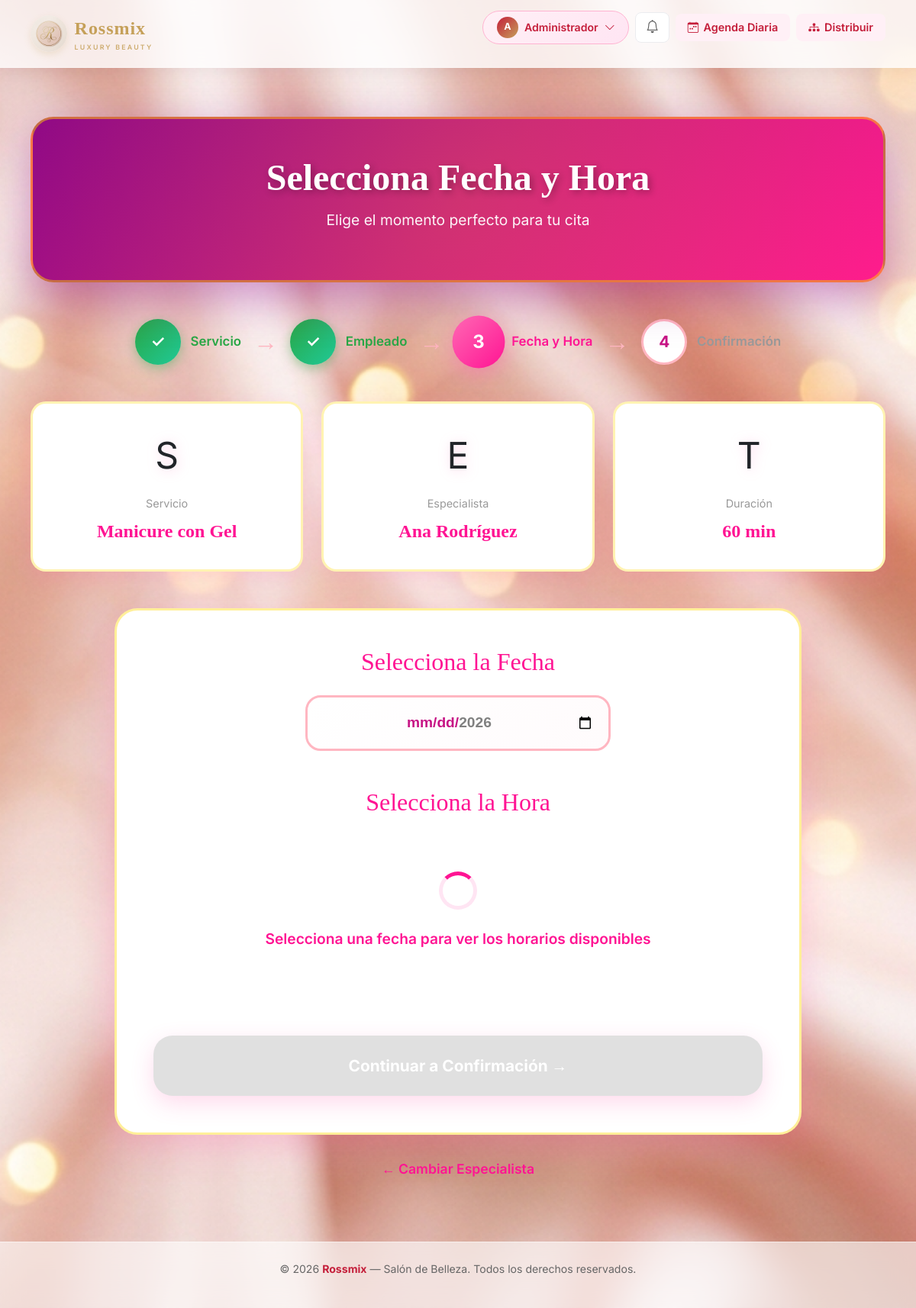
The page /citas/agendar/paso3/2/2 (signed in) on the database its author committed.
### app/models/servicio.py (models this page shows, shortened)
class Servicio(db.Model):
    __tablename__ = 'servicios'
    id_servicio = db.Column(db.Integer, primary_key=True)
    nombre_servicio = db.Column(db.String(100), nullable=False)
    descripcion = db.Column(db.Text)
    precio_total = db.Column(db.Numeric(10, 2), nullable=False)
    duracion_minutos = db.Column(db.Integer, nullable=False)
    activo = db.Column(db.Boolean, default=True)
    citas = db.relationship('Cita', backref='servicio', lazy=True)
    empleados = db.relationship('Empleado', secondary='empleado_servicios', backref='servicios')

### app/models/empleado.py (models this page shows, shortened)
class Empleado(db.Model):
    __tablename__ = 'empleados'
    id_empleado = db.Column(db.Integer, primary_key=True)
    nombre = db.Column(db.String(100), nullable=False)
    especialidad = db.Column(db.String(100))
    activo = db.Column(db.Boolean, default=True)
    fecha_registro = db.Column(db.DateTime, default=datetime.now)
    horarios = db.relationship('HorarioEmpleado', backref='empleado', lazy=True, cascade='all, delete-orphan')
    citas = db.relationship('Cita', backref='empleado', lazy=True)

### app/views/citas.py (the view)
@citas_bp.route('/citas/agendar/paso3/<int:id_servicio>/<int:id_empleado>')
def agendar_paso3(id_servicio, id_empleado):
    if 'usuario_id' not in session:
        flash('Debes iniciar sesión para agendar una cita', 'error')
        return redirect(url_for('auth.login'))
    servicio = db.get_or_404(Servicio, id_servicio)
    empleado = db.get_or_404(Empleado, id_empleado) if id_empleado > 0 else None
    hoy = datetime.now().strftime('%Y-%m-%d')
    max_fecha = (datetime.now() + timedelta(days=90)).strftime('%Y-%m-%d')
    form = SeleccionarHorarioForm(
        id_servicio=servicio.id_servicio,
        id_empleado=empleado.id_empleado if empleado else 0
    )
    return render_template('citas/paso3_fecha_hora.html',
                           servicio=servicio,
                           empleado=empleado,
                           hoy=hoy,
                           max_fecha=max_fecha,
                           form=form)

### app/forms/citas.py
class SeleccionarHorarioForm(FlaskForm):
    id_servicio = HiddenField(validators=[DataRequired()])
    id_empleado = HiddenField(validators=[DataRequired()])
    fecha = HiddenField(validators=[DataRequired()], render_kw={'id': 'fecha-hidden'})
    hora = HiddenField(validators=[DataRequired()], render_kw={'id': 'hora-hidden'})
    submit = SubmitField('Continuar a Confirmación →')

### app/templates/citas/paso3_fecha_hora.html (shortened to what this page needs)
{% extends 'base.html' %}
{% block content %}
<div class="citas-hero">
    <h1>Selecciona Fecha y Hora</h1>
    <p>Elige el momento perfecto para tu cita</p>
</div>
<div class="steps-indicator">
    <div class="step-item step-completed">
        <div class="step-circle">✓</div>
        <div class="step-label">Servicio</div>
    </div>
    <div class="step-arrow">→</div>
    <div class="step-item step-completed">
        <div class="step-circle">✓</div>
        <div class="step-label">Empleado</div>
    </div>
    <div class="step-arrow">→</div>
    <div class="step-item step-active">
        <div class="step-circle">3</div>
        <div class="step-label">Fecha y Hora</div>
    </div>
    <div class="step-arrow">→</div>
    <div class="step-item step-inactive">
        <div class="step-circle">4</div>
        <div class="step-label">Confirmación</div>
    </div>
</div>
<div class="selection-summary">
    <div class="summary-card">
        <div class="summary-icon">S</div>
        <div class="summary-label">Servicio</div>
        <div class="summary-value">{{ servicio.nombre_servicio }}</div>
    </div>
    <div class="summary-card">
        <div class="summary-icon">E</div>
        <div class="summary-label">Especialista</div>
        <div class="summary-value">{{ empleado.nombre if empleado else 'Asignación Automática' }}</div>
    </div>
    <div class="summary-card">
        <div class="summary-icon">T</div>
        <div class="summary-label">Duración</div>
        <div class="summary-value">{{ servicio.duracion_minutos }} min</div>
    </div>
</div>
<div class="datetime-container">
    <div class="date-selector">
        <h3>Selecciona la Fecha</h3>
        <div class="date-input-wrapper">
            <input type="date"
                   id="fecha-cita"
                   min="{{ hoy }}"
                   max="{{ max_fecha }}"
                   required>
        </div>
    </div>
    <div class="time-selector">
        <h3>Selecciona la Hora</h3>
        <div id="horarios-container">
            <div class="loading">
                <div class="loading-spinner"></div>
                <p>Selecciona una fecha para ver los horarios disponibles</p>
            </div>
        </div>
    </div>
    <form method="POST" action="{{ url_for('agendar_paso4') }}" id="form-fecha-hora">
        {{ form.submit(class_='btn-continue', id='btn-continuar', disabled=True) }}
    </form>
</div>
<div class="back-link">
    <a href="{{ url_for('agendar_paso2', id_servicio=servicio.id_servicio) }}">← Cambiar Especialista</a>
</div>
{% endblock %}

### app/templates/citas/paso3_fecha_hora.html (style rules this page uses)
.citas-hero { background: linear-gradient(135deg, #8b008b 0%, #c71585 50%, #ff1493 100%); border-radius: 30px; padding: 3rem 2rem; text-align: center; margin: 2rem 0 3rem 0; box-shadow: 0 20px 60px rgba(139, 0, 139, 0.4); border: 3px solid rgba(255, 215, 0, 0.5); color: white; position: relative; overflow: hidden; }
.citas-hero::before { content: ''; position: absolute; top: -50%; right: -50%; width: 200%; height: 200%; background: radial-gradient(circle, rgba(255, 215, 0, 0.15) 0%, transparent 70%); animation: pulse 4s ease-in-out infinite; }
.citas-hero h1 { font-size: 3rem; font-family: 'Playfair Display', serif; font-weight: 700; margin-bottom: 0.8rem; text-shadow: 3px 3px 10px rgba(0, 0, 0, 0.3); position: relative; z-index: 1; }
.citas-hero p { font-size: 1.2rem; opacity: 0.95; position: relative; z-index: 1; }
.steps-indicator { display: flex; justify-content: center; align-items: center; gap: 1rem; margin: 2rem 0 3rem 0; flex-wrap: wrap; }
.step-item { display: flex; align-items: center; gap: 0.8rem; }
.step-circle { width: 60px; height: 60px; border-radius: 50%; display: flex; align-items: center; justify-content: center; font-weight: 700; font-size: 1.3rem; transition: all 0.3s; }
.step-completed .step-circle { background: linear-gradient(135deg, #28a745, #20c997); color: white; box-shadow: 0 5px 15px rgba(40, 167, 69, 0.4); }
.step-active .step-circle { background: linear-gradient(135deg, #ff69b4, #ff1493); color: white; box-shadow: 0 8px 25px rgba(255, 105, 180, 0.5); transform: scale(1.15); animation: bounce 0.6s ease; }
.step-inactive .step-circle { background: white; color: #c71585; border: 3px solid #ffb6c1; }
.step-label { font-weight: 600; font-size: 1.05rem; }
.step-active .step-label { color: #ff1493; }
.step-completed .step-label { color: #28a745; }
.step-inactive .step-label { color: #999; }
.step-arrow { color: #ffb6c1; font-size: 2rem; }
.selection-summary { display: grid; grid-template-columns: repeat(auto-fit, minmax(250px, 1fr)); gap: 1.5rem; margin: 2rem 0 3rem 0; }
.summary-card { background: white; border-radius: 20px; padding: 2rem; box-shadow: 0 10px 30px rgba(255, 105, 180, 0.2); border: 3px solid rgba(255, 215, 0, 0.3); text-align: center; transition: all 0.3s; }
.summary-icon { font-size: 3rem; margin-bottom: 1rem; filter: drop-shadow(2px 2px 8px rgba(255, 105, 180, 0.3)); }
.summary-label { color: #999; font-size: 0.9rem; margin-bottom: 0.5rem; }
.summary-value { color: #ff1493; font-size: 1.5rem; font-weight: 700; font-family: 'Playfair Display', serif; }
.datetime-container { background: white; border-radius: 30px; padding: 3rem; box-shadow: 0 15px 50px rgba(255, 105, 180, 0.3); border: 3px solid rgba(255, 215, 0, 0.4); max-width: 900px; margin: 2rem auto; }
.date-selector { margin-bottom: 3rem; }
.date-selector h3 { font-size: 2rem; color: #ff1493; margin-bottom: 1.5rem; font-family: 'Playfair Display', serif; text-align: center; }
.date-input-wrapper { max-width: 400px; margin: 0 auto; }
.date-selector input { width: 100%; padding: 1.2rem; border: 3px solid #ffb6c1; border-radius: 20px; font-size: 1.2rem; font-family: 'Poppins', sans-serif; text-align: center; font-weight: 600; color: #c71585; transition: all 0.3s; background: linear-gradient(135deg, #ffffff, #fffbfc); }
.time-selector { margin-top: 3rem; }
.time-selector h3 { font-size: 2rem; color: #ff1493; margin-bottom: 1.5rem; font-family: 'Playfair Display', serif; text-align: center; }
.loading { text-align: center; padding: 3rem; color: #ff1493; font-size: 1.2rem; font-weight: 600; }
.loading-spinner { display: inline-block; width: 50px; height: 50px; border: 5px solid #ffe5f3; border-top-color: #ff1493; border-radius: 50%; animation: spin 1s linear infinite; margin-bottom: 1rem; }
.btn-continue { width: 100%; padding: 1.5rem; background: linear-gradient(135deg, #ff69b4, #ff1493); color: white; border: none; border-radius: 25px; font-weight: 700; font-size: 1.3rem; cursor: pointer; transition: all 0.4s; margin-top: 3rem; box-shadow: 0 10px 30px rgba(255, 105, 180, 0.4); }
.btn-continue:disabled { background: #ccc; cursor: not-allowed; opacity: 0.6; }
.back-link { text-align: center; margin: 2rem 0; }
.back-link a { color: #ff1493; text-decoration: none; font-weight: 600; font-size: 1.1rem; border-bottom: 2px solid transparent; transition: all 0.3s; display: inline-flex; align-items: center; gap: 0.5rem; }

### rows shown on the page
Servicio: nombre_servicio "Manicure con Gel", duracion_minutos "60"
Empleado: nombre "Ana Rodríguez"

### other values the page prints
{{ session.nombre[0]|upper }} "A"
{{ session.nombre|title }} "Administrador"
